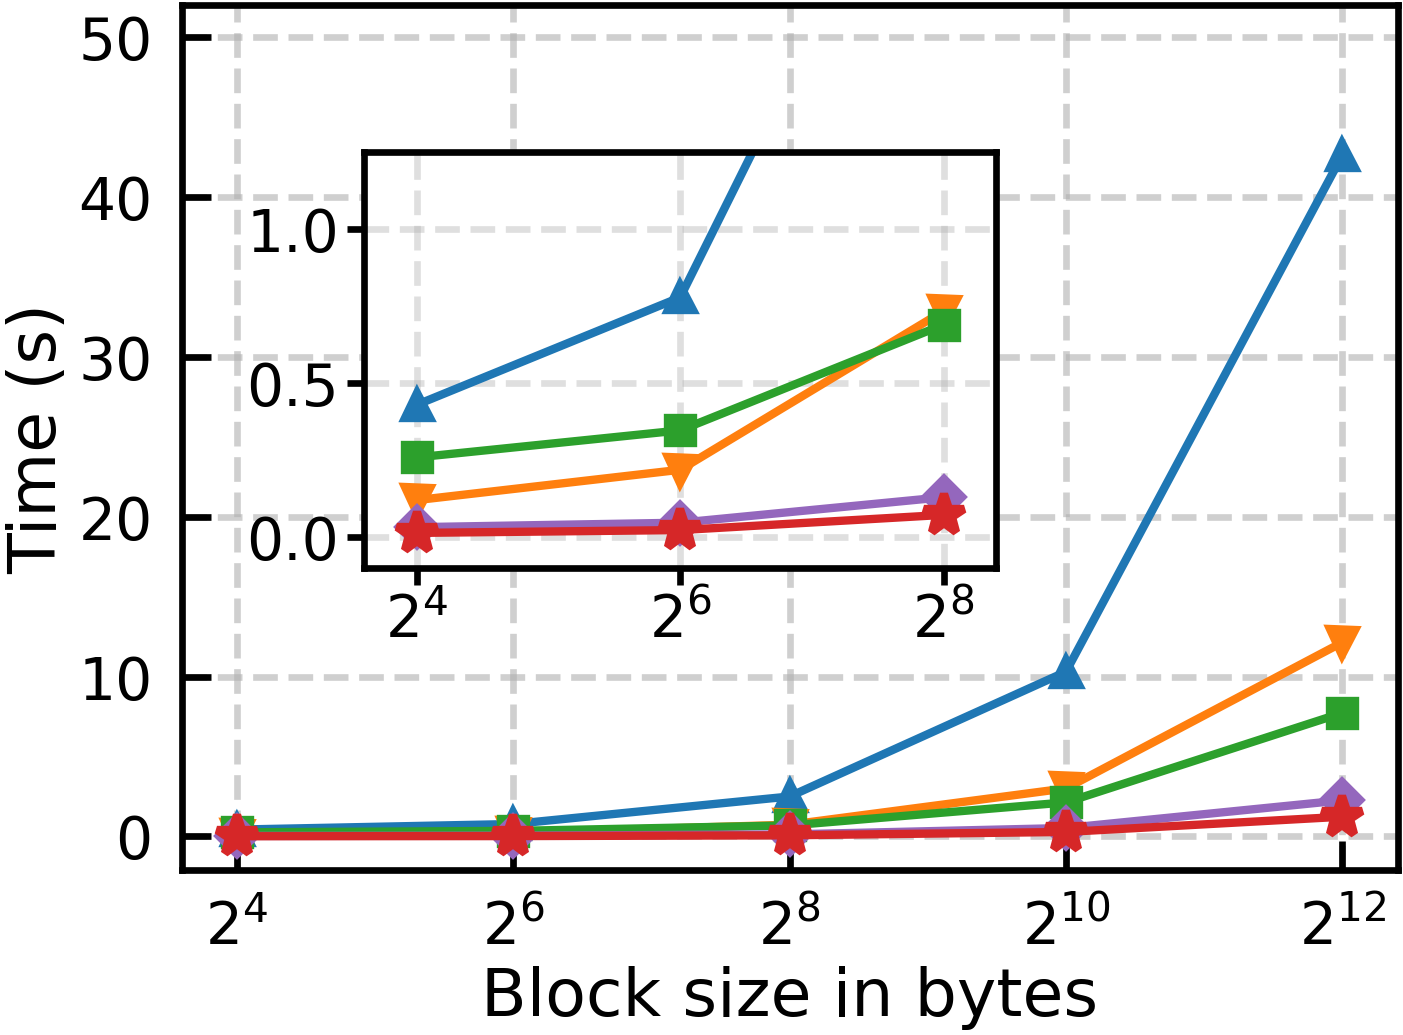

Source code (Python):
#!/usr/bin/env python3

import csv
from pathlib import Path
import matplotlib as mpl
import matplotlib.pyplot as plt
from mpl_toolkits.axes_grid1.inset_locator import mark_inset

mpl.rcParams.update({
    "font.size": 7,
    "axes.titlesize": 8,
    "axes.labelsize": 8,
    "xtick.labelsize": 7,
    "ytick.labelsize": 7,
    "legend.fontsize": 8,
})


def load_xy(file_path: Path):
	xs, ys = [], []
	with file_path.open("r", encoding="utf-8") as f:
		reader = csv.reader(f)
		for row in reader:
			if not row:
				continue
			x = int(float(row[0]))
			y = float(row[-3]) / float(row[3]) / 1000.0
			xs.append(x)
			ys.append(y)
	return xs, ys


def to_pow2_label(x: int) -> str:
	exp = int(x).bit_length() - 1
	return rf"$2^{{{exp}}}$"


def main():
	base = Path(__file__).resolve().parent

	series = [
		("01_S&T.lg", "S&T", "#1f77b4", "^", 3.0, 3.0),
		("02_Single.lg", "Cuble-Single", "#ff7f0e", "v", 3.0, 3.0),
		("03_PSQF.lg", "PSQF", "#2ca02c", "s", 3.0, 3.0),
		("04_Batch.lg", "Cuble-Batch", "#9467bd", "D", 3.0, 3.0),
		("05_OptBatch.lg", "Cuble-OptBatch", "#d62728", "*", 5.0, 5.0),
	]

	PANEL_W = 2.40
	PANEL_H = 1.80
	fig, ax = plt.subplots(figsize=(PANEL_W, PANEL_H), dpi=300)

	x_ref = None
	x_positions = None
	all_series_y = []

	for file_name, label, color, marker, marker_size, inset_marker_size in series:
		xs, ys = load_xy(base / file_name)
		all_series_y.append(ys)

		if x_ref is None:
			x_ref = xs
			x_positions = list(range(len(xs)))

		ax.plot(
			x_positions,
			ys,
			label=label,
			color=color,
			marker=marker,
			linewidth=1.0,
			markersize=marker_size,
		)

	ax.set_xticks(x_positions)
	ax.set_xticklabels([to_pow2_label(x) for x in x_ref])

	# ax.set_title("Average subsampling time per sample")
	ax.set_xlabel("Block size in bytes",labelpad=1.0)
	ax.set_ylabel("Time (s)",labelpad=1.0)
	ax.set_ylim(top=52)
	ax.grid(True, linestyle="--", alpha=0.6)
	ax.tick_params(axis="both", direction="in")

	zoom_idx = [0, 1, 2]
	zoom_labels = [to_pow2_label(x_ref[i]) for i in zoom_idx]

	inset = ax.inset_axes([0.15, 0.35, 0.52, 0.48])
	for (_, _, color, marker, _, inset_marker_size), ys in zip(series, all_series_y):
		inset.plot(
			zoom_idx,
			[ys[i] for i in zoom_idx],
			color=color,
			marker=marker,
			linewidth=1.0,
			markersize=inset_marker_size,
		)

	inset.set_xlim(-0.2, 2.2)
	inset.set_xticks(zoom_idx)
	inset.set_xticklabels(zoom_labels)
	inset.set_ylim(-0.1, 1.25)
	inset.set_yticks([int(0), 0.5, 1.0])
	inset.tick_params(axis="both", pad=1, length=2)
	inset.grid(True, linestyle="--", alpha=0.4)

	# mark_inset(ax, inset, loc1=3, loc2=4, fc="none", ec="0.55")
	zoom_box, conn1, conn2 = mark_inset(ax, inset, loc1=3, loc2=4, fc="none", ec="0.55")
	zoom_box.set_visible(False)
	conn1.set_visible(False)
	conn2.set_visible(False)

	fig.tight_layout(pad=0.4)

	fig.savefig(base / "plot_b.pdf", bbox_inches="tight", pad_inches=0.01)
	fig.savefig(base / "plot_b.png", dpi=600, bbox_inches="tight", pad_inches=0.01)
 

if __name__ == "__main__":
	main()
